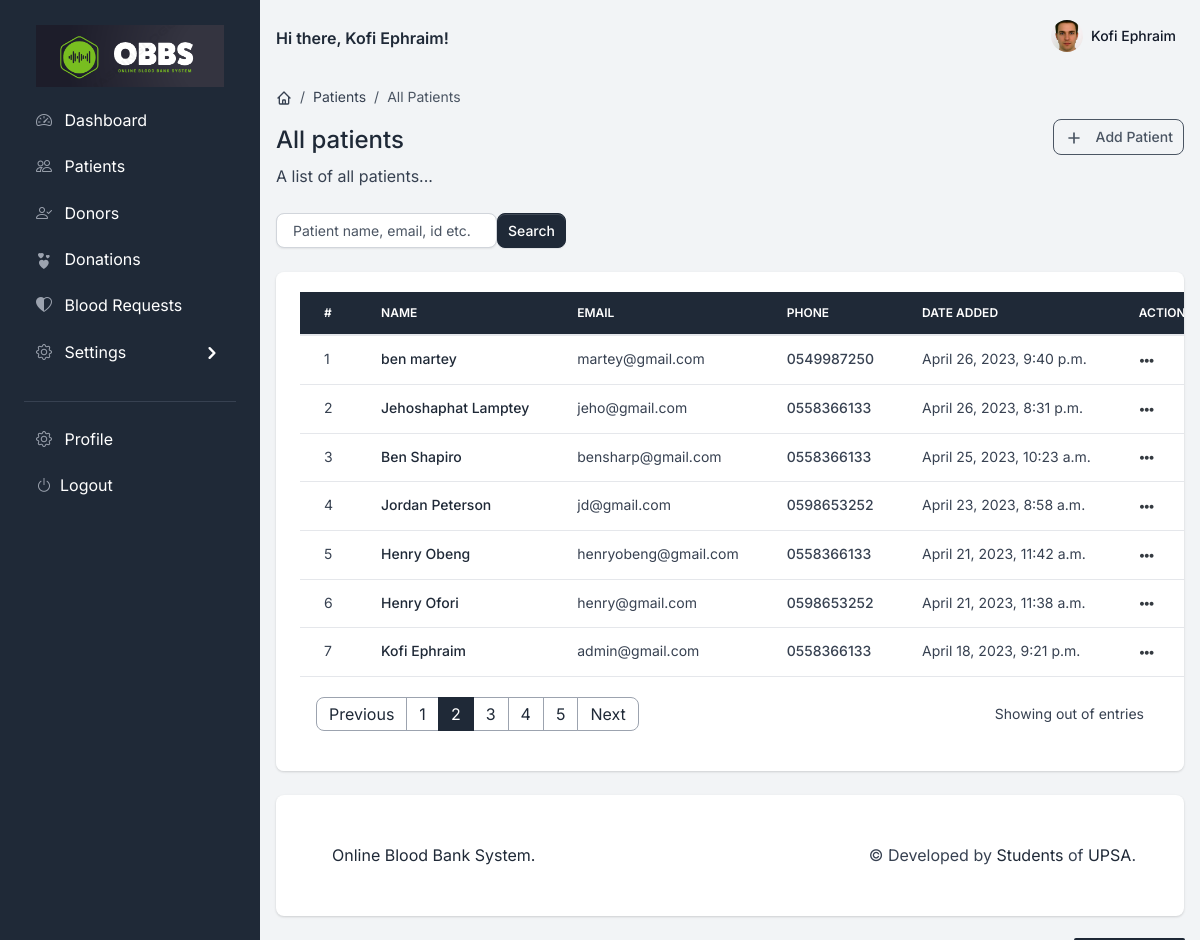
Page /dashboard/patients/ (signed in) on the committed database.
### accounts/models.py (models this page shows, shortened)
class User(AbstractBaseUser, PermissionsMixin):
    email = models.EmailField(max_length=255, unique=True)
    fullname = models.CharField(max_length=255, blank=True, null=True)
    phone = models.CharField(max_length=15, blank=True, null=True)
    gender = models.CharField(max_length=15, blank=True, null=True)
    profile_image = models.ImageField(
        upload_to='profile_images', blank=True, null=True)
    is_active = models.BooleanField(default=True)
    is_staff = models.BooleanField(default=False)
    is_superuser = models.BooleanField(default=False)
    is_patient = models.BooleanField(default=False)
    created_by_staff = models.BooleanField(default=False)
    created_at = models.DateTimeField(auto_now_add=True)
    def get_fullname(self):
        return self.fullname if self.fullname else self.email
    objects = AccountManager()
    USERNAME_FIELD = 'email'
    def __str__(self):
        return self.get_fullname()
    class Meta:
        db_table = 'user'
        permissions = [
            ("view_profile", "Can view profile"),
            ("view_setting", "Can view setting"),
            ("change_profile", "Can update profile"),
            ("reset_password", "Can reset password"),
            ("add_user_to_group", "Can add user to group"),
            ("add_patient", "Can add patient"),
            ("change_patient", "Can update patient"),
            ("add_permission_to_user", "Can add permission to user"),
        ]

### dashboard/models.py (models this page shows, shortened)
class PatientProfile(models.Model):
    blood_type = models.CharField(max_length=15)
    dob = models.DateField()
    address = models.CharField(max_length=500)
    phone = models.CharField(max_length=15)
    gender = models.CharField(max_length=10)
    user = models.OneToOneField(User, on_delete=models.CASCADE, null=True)
    created_at = models.DateTimeField(auto_now_add=True)

### dashboard/views/patients.py (the view)
# urls.py: path('patients/', views.PatientsListView.as_view(), name='patients'),
class PatientsListView(PermissionRequiredMixin, View):
    permission_required = ['dashboard.view_patientprofile']
    template = 'dashboard/patients.html'
    @method_decorator(MustLogin)
    def get(self, request, *args, **kwargs):
        patients = PatientProfile.objects.all().order_by('-id')
        context = {
            'patients': patients,
        }
        return render(request, self.template, context)

### dashboard/templates/dashboard/patients.html (shortened to what this page needs)
{% extends "base/base.html" %}
{% load static %}
{% block content %}
<div class="d-flex justify-content-between flex-wrap flex-md-nowrap align-items-center py-4">
    <div class="d-block mb-4 mb-md-0">
        <nav aria-label="breadcrumb" class="d-none d-md-inline-block">
            <ol class="breadcrumb breadcrumb-dark breadcrumb-transparent">
                <li class="breadcrumb-item">
                    <a href="#">
                    </a>
                </li>
                <li class="breadcrumb-item"><a href="#">Patients</a></li>
                <li class="breadcrumb-item active" aria-current="page">All Patients</li>
            </ol>
        </nav>
        <h2 class="h4">All patients</h2>
        <p class="mb-0">A list of all patients...</p>
    </div>
    <div class="btn-toolbar mb-2 mb-md-0">
        <div class="btn-group ms-2 ms-lg-3">
            <a href="{% url 'dashboard:create_update_patient' %}" class="btn btn-sm btn-outline-gray-600">
                <svg class="icon icon-xs me-2" fill="none" stroke="currentColor" viewBox="0 0 24 24"
                    xmlns="http://www.w3.org/2000/svg">
                    <path stroke-linecap="round" stroke-linejoin="round" stroke-width="2"
                        d="M12 6v6m0 0v6m0-6h6m-6 0H6">
                    </path>
                </svg>
                Add Patient
            </a>
        </div>
    </div>
</div>
<div class="table-settings mb-4">
    <div class="row align-items-center justify-content-between">
        <div class="col col-md-6 col-lg-3 col-xl-4">
            <div class="input-group me-2 me-lg-3 fmxw-400">
                <form action="{% url 'dashboard:search_patient' %}" method="GET">
                    <div class="row">
                        <div class="col-9 mx-0" style="padding-right: 0;">
                            <input type="text" class="form-control" name="q" placeholder="Patient name, email, id etc.">
                        </div>
                        <div class="col-3 mx-0" style="padding-left: 0;">
                            <span><button class="btn btn-sm btn-primary">Search</button></span>
                        </div>
                    </div>
                </form>
            </div>
        </div>
    </div>
</div>
<div class="card card-body border-0 shadow table-wrapper table-responsive">
    <table class="table table-hover">
        <thead class="table-dark">
            <tr>
                <th class="border-gray-200">#</th>
                <th class="border-gray-200">Name</th>
                <th class="border-gray-200">Email</th>
                <th class="border-gray-200">Phone</th>
                <th class="border-gray-200">Date Added</th>
                <th class="border-gray-200">Action</th>
            </tr>
        </thead>
        <tbody>
            {% if patients %}
            {% for patient in patients %}
            <tr>
                <td>
                    {{forloop.counter}}
                </td>
                <td>
                    <a href="#" class="fw-bold">
                        {{patient.user.fullname}}
                    </a>
                </td>
                <td>
                    <span class="fw-normal">{{patient.user.email}}</span>
                </td>
                <td><span class="fw-bold">{{patient.phone}}</span></td>
                <td><span class="fw-normal">{{patient.created_at}}</span></td>
                <td>
                    <div class="btn-group">
                        <button class="btn btn-link text-dark dropdown-toggle dropdown-toggle-split m-0 p-0"
                            data-bs-toggle="dropdown" aria-haspopup="true" aria-expanded="false">
                            <span class="icon icon-sm">
                                <span class="fas fa-ellipsis-h icon-dark"></span>
                            </span>
                        </button>
                    </div>
                </td>
            </tr>
            {% endfor %}
            {% else %}
            <tr>
                <td colspan="6">
                    <p class="text-center">No Patient Added Yet</p>
                </td>
            </tr>
            {% endif %}
        </tbody>
    </table>
    <div class="card-footer px-3 border-0 d-flex flex-column flex-lg-row align-items-center justify-content-between">
        <nav aria-label="Page navigation example">
            <ul class="pagination mb-0">
                <li class="page-item">
                    <a class="page-link" href="#">Previous</a>
                </li>
                <li class="page-item">
                    <a class="page-link" href="#">1</a>
                </li>
                <li class="page-item active">
                    <a class="page-link" href="#">2</a>
                </li>
                <li class="page-item">
                    <a class="page-link" href="#">3</a>
                </li>
                <li class="page-item">
                    <a class="page-link" href="#">4</a>
                </li>
                <li class="page-item">
                    <a class="page-link" href="#">5</a>
                </li>
                <li class="page-item">
                    <a class="page-link" href="#">Next</a>
                </li>
            </ul>
        </nav>
        <div class="fw-normal small mt-4 mt-lg-0">Showing <b>{{total_patients}}</b> out of
            entries</div>
    </div>
</div>
{% endblock content %}

### dashboard/templates/base/base.html (shortened to what this page needs)
<!DOCTYPE html>
<html lang="en">
<head>
  {% load static %}
  <link rel="stylesheet" href="https://cdnjs.cloudflare.com/ajax/libs/font-awesome/5.15.3/css/all.min.css"
 />
  <link rel="stylesheet" href="https://stackpath.bootstrapcdn.com/bootstrap/4.5.2/css/bootstrap.min.css"
>
  <link rel="stylesheet" href="https://cdn.jsdelivr.net/npm/bootstrap-icons@1.5.0/font/bootstrap-icons.css">
  <link type="text/css" href="{% static '/assets/vendor/sweetalert2/dist/sweetalert2.min.css' %}" rel="stylesheet">
  <link type="text/css" href="{% static '/assets/vendor/notyf/notyf.min.css' %}" rel="stylesheet">
  <link type="text/css" href="{% static '/assets/css/volt.css' %}" rel="stylesheet">
</head>
<body>
  {% include 'includes/sidebar.html' %}
  <main class="content">
    {% include 'includes/navigation.html' %}
    {% block content %}{% endblock content %}
    {% include 'includes/footer.html' %}
  </main>
</body>
</html>

### dashboard/templates/includes/sidebar.html (shortened to what this page needs)
        {% load static %}
        <nav id="sidebarMenu" class="sidebar d-lg-block bg-gray-800 text-white collapse" data-simplebar>
          <div class="sidebar-inner px-4 pt-3">
            <ul class="nav flex-column pt-3 pt-md-0">
              <li class="nav-item">
                <a href="javascript:void()" class="nav-link d-flex align-items-center">
                  <img src="{% static '/assets/img/brand/logo-w.png' %}" alt="OBBS logo" />
                </a>
              </li>
              <li class="nav-item {% if 'dashboard' in segment %} active {% endif %}">
                <a href="{% url 'dashboard:dashboard' %}" class="nav-link">
                  <span class="sidebar-icon">
                    <i class="bi bi-speedometer2"></i>
                  </span>
                  <span class="sidebar-text">Dashboard</span>
                </a>
              </li>
              {% if perms.dashboard.view_patientprofile %}
              <li class="nav-item {% if 'donations' in segment %} active {% endif %}">
                <a href="{% url 'dashboard:patients' %}" class="nav-link">
                  <span class="sidebar-icon">
                    <i class="bi bi-people"></i>
                  </span>
                  <span class="sidebar-text">Patients</span>
                </a>
              </li>
              {% endif %}
              {% if perms.dashboard.view_donor %}
              <li class="nav-item {% if 'donations' in segment %} active {% endif %}">
                <a href="{% url 'dashboard:donors' %}" class="nav-link">
                  <span class="sidebar-icon">
                    <i class="bi bi-person-check"></i>
                  </span>
                  <span class="sidebar-text">Donors</span>
                </a>
              </li>
              {% endif %}
              {% if perms.dashboard.view_donation %}
              <li class="nav-item {% if 'donations' in segment %} active {% endif %}">
                <a href="{% url 'dashboard:donations' %}" class="nav-link">
                  <span class="sidebar-icon">
                  </span>
                  <span class="sidebar-text">Donations</span>
                </a>
              </li>
              {% endif %}
              {% if perms.dashboard.view_bloodrequest %}
              <li class="nav-item {% if 'doctrines' in segment %} active {% endif %}">
                <a href="{% url 'dashboard:blood_requests' %}" class="nav-link">
                  <span class="sidebar-icon">
                    <i class="bi bi-heart-half"></i>
                  </span>
                  <span class="sidebar-text">Blood Requests</span>
                </a>
              </li>
              {% endif %}
              {% if perms.dashboard.view_setting %}
              <li class="nav-item {% if 'users-' in segment %} active {% endif %}">
                <span class="nav-link  collapsed  d-flex justify-content-between align-items-center"
                  data-bs-toggle="collapse" data-bs-target="#submenu-setup">
                  <span>
                    <span class="sidebar-icon">
                      <i class="bi bi-gear"></i>
                    </span>
                    <span class="sidebar-text">Settings</span>
                  </span>
                  <span class="link-arrow">
                    <svg class="icon icon-sm" fill="currentColor" viewBox="0 0 20 20"
                      xmlns="http://www.w3.org/2000/svg">
                      <path fill-rule="evenodd"
                        d="M7.293 14.707a1 1 0 010-1.414L10.586 10 7.293 6.707a1 1 0 011.414-1.414l4 4a1 1 0 010 1.414l-4 4a1 1 0 01-1.414 0z"
                        clip-rule="evenodd"></path>
                    </svg>
                  </span>
                </span>
              </li>
              {% endif %}
              <li role="separator" class="dropdown-divider mt-4 mb-3 border-gray-700"></li>
              {% if perms.accounts.view_profile %}
              <li class="nav-item {% if 'profile' in segment %} active {% endif %}">
                <a href="{% url 'dashboard:profile' %}" class="nav-link">
                  <span class="sidebar-icon">
                    <i class="bi bi-gear"></i>
                  </span>
                  <span class="sidebar-text">Profile</span>
                </a>
              </li>
              {% endif %}
              <li class="nav-item">
                <a href="{% url 'accounts:logout' %}" class="nav-link d-flex align-items-center">
                  <span class="sidebar-icon">
                    <i class="bi bi-power"></i>
                  </span>
                  <span class="sidebar-text">Logout</span>
                </a>
              </li>
            </ul>
          </div>
        </nav>

### dashboard/templates/includes/navigation.html (shortened to what this page needs)
{% load static %}
<nav class="navbar navbar-top navbar-expand navbar-dashboard navbar-dark ps-0 pe-2 pb-0">
  <div class="container-fluid px-0">
    <div class="d-flex justify-content-between w-100" id="navbarSupportedContent">
      <div class="d-flex align-items-center text-primary">
        <b>Hi there, {{request.user.get_fullname}}!</b>
      </div>
      <ul class="navbar-nav align-items-center">
        <li class="nav-item dropdown ms-lg-3">
          <a class="nav-link dropdown-toggle pt-1 px-0" href="#" role="button" data-bs-toggle="dropdown"
            aria-expanded="false">
            <div class="media d-flex align-items-center">
              <img class="avatar rounded-circle"
                src="{% if request.user.profile_image %} {{ request.user.profile_image.url }} {% else %} {% static '/assets/img/team/profile-picture-3.jpg' %} {% endif %} "
                class="avatar-xl rounded-circle mx-auto mt-n7 mb-4" alt="Neil Portrait">
              <div class="media-body ms-2 text-dark align-items-center d-none d-lg-block">
                <span class="mb-0 font-small fw-bold text-gray-900">
                  {% if request.user.get_fullname %}
                  <strong>{{ request.user.get_fullname }}</strong>
                  {% else %}
                  <strong>Guest</strong>
                  {% endif %}
                </span>
              </div>
            </div>
          </a>
        </li>
      </ul>
    </div>
  </div>
</nav>

### dashboard/templates/includes/footer.html
<footer class="bg-white rounded shadow p-5 mb-4 mt-4">
    <div class="row">
        <div class="col-12 col-md-8 col-xl-6 text-center text-lg-start">
            <ul class="list-inline list-group-flush list-group-borderless text-md-start mb-0">
                <li class="list-inline-item px-0 px-sm-2">
                    <a href="javascript:void()">Online Blood Bank System.</a>
                </li>
            </ul>
        </div>
        <div class="col-12 col-md-4 col-xl-6 mb-4 mb-md-0">
            <p class="mb-0 text-center text-lg-end">
                &copy; Developed by <a class="text-primary fw-normal" href="javascrip:void()"
                    target="_blank">Students</a>
                of <a class="text-primary fw-normal" href="javascript:void()">UPSA</a>.
            </p>
        </div>
    </div>
</footer>

### accounts/templates/includes/scripts.html (shortened to what this page needs)
{% load static %}

### rows in the picture
User: user.get_fullname "Kofi Ephraim", profile_image (picture)
PatientProfile: user.fullname "ben martey", user.email "martey@gmail.com", phone "0549987250", created_at "April 26, 2023, 9:40 p.m."
PatientProfile: user.fullname "Jehoshaphat Lamptey", user.email "jeho@gmail.com", phone "0558366133", created_at "April 26, 2023, 8:31 p.m."
PatientProfile: user.fullname "Ben Shapiro", user.email "bensharp@gmail.com", phone "0558366133", created_at "April 25, 2023, 10:23 a.m."
PatientProfile: user.fullname "Jordan Peterson", user.email "jd@gmail.com", phone "0598653252", created_at "April 23, 2023, 8:58 a.m."
PatientProfile: user.fullname "Henry Obeng", user.email "henryobeng@gmail.com", phone "0558366133", created_at "April 21, 2023, 11:42 a.m."
PatientProfile: user.fullname "Henry Ofori", user.email "henry@gmail.com", phone "0598653252", created_at "April 21, 2023, 11:38 a.m."
PatientProfile: user.fullname "Kofi Ephraim", user.email "admin@gmail.com", phone "0558366133", created_at "April 18, 2023, 9:21 p.m."
